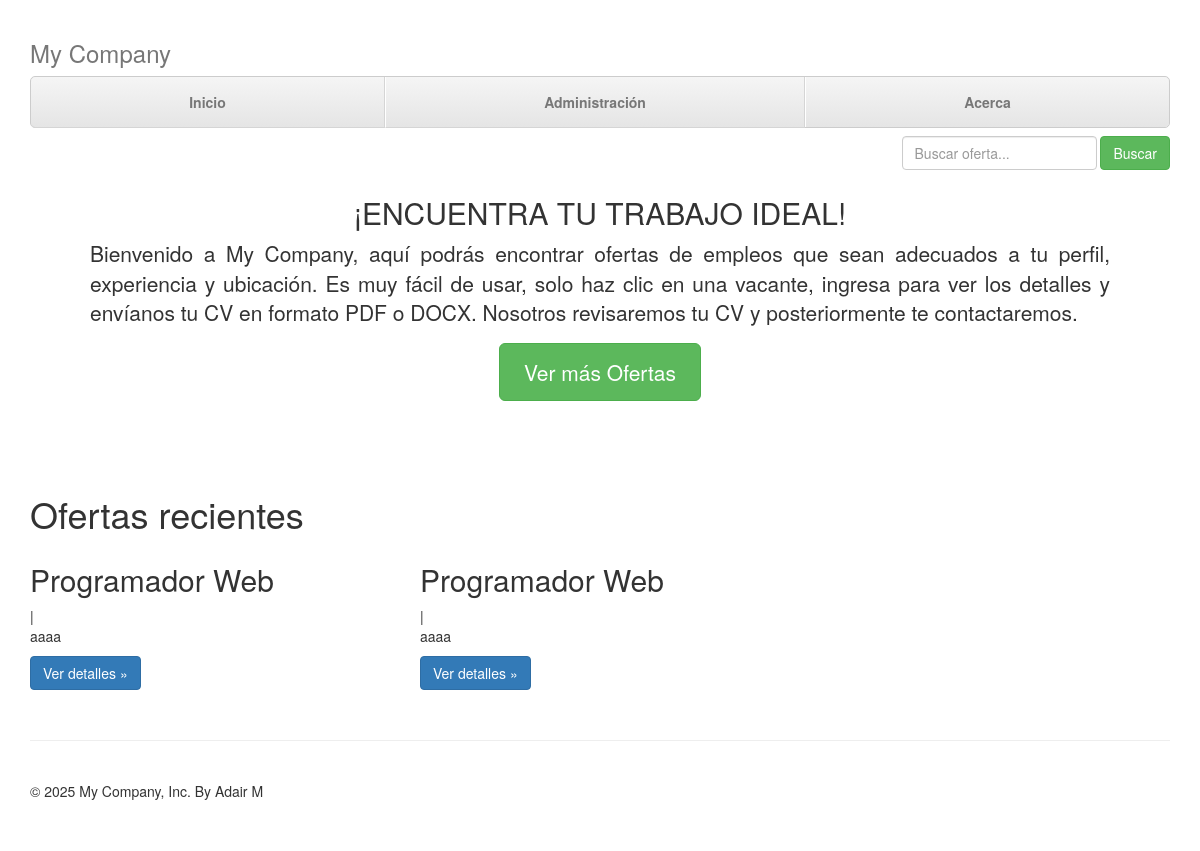
Before: / with the older database file.
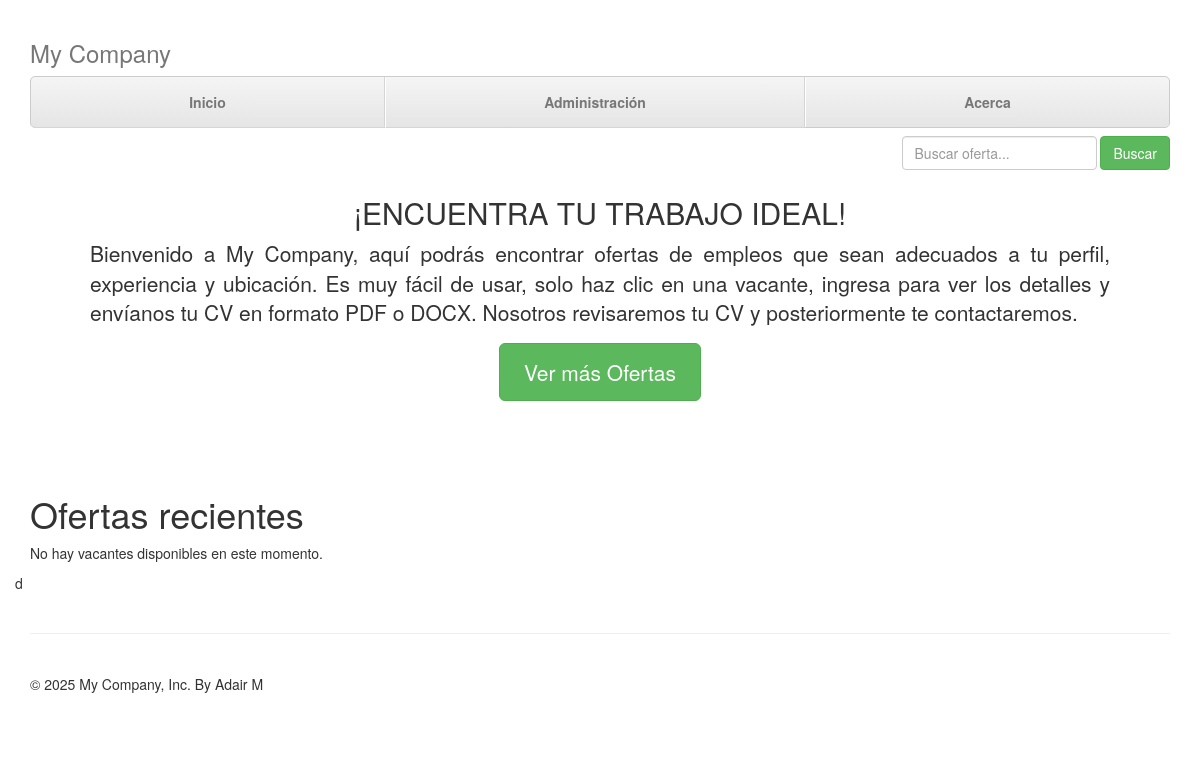
After: the same page with the newer database file.
### app/models.py (models this page shows, shortened)
class Vacante(db.Model):
    __tablename__ = 'vacantes'  # Nombre de la tabla en la base de datos
    id = db.Column(db.Integer, primary_key=True)  # Identificador único
    nombre = db.Column(db.String(100), nullable=False)  # Título de la vacante
    descripcion = db.Column(db.Text, nullable=False)  # Descripción general
    detalle = db.Column(db.Text)  # Detalles adicionales
    fecha_publicacion = db.Column(db.DateTime, nullable=False, default=datetime.now)  # Fecha de publicación
    usuario_id = db.Column(db.Integer, db.ForeignKey('usuarios.id'), nullable=False)  # Autor de la vacante

### app/routes/main_routes.py (the view)
@main_bp.route('/')
def index():
    vacantes = Vacante.query.order_by(Vacante.fecha_publicacion.desc()).limit(3).all()
    return render_template('index.html', vacantes=vacantes)

### app/templates/index.html (shortened to what this page needs)
{% extends "base.html" %}
{% block content %}
  <div class="masthead">
    <h3 class="text-muted">My Company</h3>
    <nav>
      <ul class="nav nav-justified">
        <li><a href="{{ url_for('main.index') }}">Inicio</a></li>
        <li><a href="{{ url_for('main.admin') if 'user_id' in session else url_for('auth.login') }}">Administración</a></li>
        <li><a href="{{ url_for('main.acerca') }}">Acerca</a></li>
      </ul>
    </nav>
  </div>
  <form method="get" action="{{ url_for('vacante.buscar') }}" class="navbar-form navbar-right">
    <div class="form-group">
      <input type="text" name="query" required placeholder="Buscar oferta..." class="form-control">
    </div>
    <button type="submit" class="btn btn-success">Buscar</button>
  </form>
  <div class="jumbotron">
    <h2>¡ENCUENTRA TU TRABAJO IDEAL!</h2>
    <p class="lead text-justify">
      Bienvenido a My Company, aquí podrás encontrar ofertas de empleos
      que sean adecuados a tu perfil, experiencia y ubicación.
      Es muy fácil de usar, solo haz clic en una vacante, ingresa para ver los detalles y envíanos tu CV en formato
      PDF o DOCX. Nosotros revisaremos tu CV y posteriormente te contactaremos.
    </p>
    <p><a class="btn btn-lg btn-success" href="{{ url_for('vacante.todas_vacantes') }}" role="button">Ver más Ofertas</a></p>
  </div>
  <h1>Ofertas recientes</h1>
  <div class="row">
    {% for vacante in vacantes %}
    <div class="col-lg-4">
      <h2>{{ vacante.nombre }}</h2>
|      <p class="text-justify">{{ vacante.descripcion[:150] }}</p>
      <p><a class="btn btn-primary" href="{{ url_for('vacante.detalle_vacante', id=vacante.id) }}" role="button">Ver detalles &raquo;</a></p>
    </div>
    {% else %}
    <div class="col-lg-12">
      <p>No hay vacantes disponibles en este momento.</p>
    </div>d
    {% endfor %}
  </div>
{% endblock %}

Changed rows visible on the page:
removed Vacante: nombre "Programador Web", descripcion "aaaa"
removed Vacante: nombre "Programador Web", descripcion "aaaa"
Other visible differences:
text now shown: "No hay vacantes disponibles en este momento. d"
